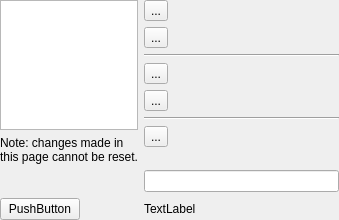
<?xml version="1.0" encoding="UTF-8"?>
<ui version="4.0">
 <class>ConfigPluginsWidget</class>
 <widget class="QWidget" name="ConfigPluginsWidget">
  <property name="geometry">
   <rect>
    <x>0</x>
    <y>0</y>
    <width>339</width>
    <height>220</height>
   </rect>
  </property>
  <property name="windowTitle">
   <string>Configure Plugins</string>
  </property>
  <layout class="QFormLayout" name="formLayout">
   <property name="leftMargin">
    <number>0</number>
   </property>
   <property name="topMargin">
    <number>0</number>
   </property>
   <property name="rightMargin">
    <number>0</number>
   </property>
   <property name="bottomMargin">
    <number>0</number>
   </property>
   <item row="0" column="0">
    <widget class="QWidget" name="widget" native="true">
     <layout class="QVBoxLayout" name="verticalLayout">
      <property name="spacing">
       <number>6</number>
      </property>
      <property name="leftMargin">
       <number>0</number>
      </property>
      <property name="topMargin">
       <number>0</number>
      </property>
      <property name="rightMargin">
       <number>0</number>
      </property>
      <property name="bottomMargin">
       <number>0</number>
      </property>
      <item>
       <widget class="QListView" name="listView_plugins">
        <property name="sizeAdjustPolicy">
         <enum>QAbstractScrollArea::AdjustToContents</enum>
        </property>
        <property name="alternatingRowColors">
         <bool>true</bool>
        </property>
        <property name="selectionMode">
         <enum>QAbstractItemView::SingleSelection</enum>
        </property>
        <property name="selectionBehavior">
         <enum>QAbstractItemView::SelectRows</enum>
        </property>
        <property name="verticalScrollMode">
         <enum>QAbstractItemView::ScrollPerPixel</enum>
        </property>
        <property name="flow">
         <enum>QListView::TopToBottom</enum>
        </property>
        <property name="resizeMode">
         <enum>QListView::Adjust</enum>
        </property>
        <property name="spacing">
         <number>0</number>
        </property>
        <property name="uniformItemSizes">
         <bool>false</bool>
        </property>
        <property name="selectionRectVisible">
         <bool>true</bool>
        </property>
       </widget>
      </item>
      <item>
       <widget class="QLabel" name="label">
        <property name="text">
         <string>Note: changes made in this page cannot be reset.</string>
        </property>
        <property name="wordWrap">
         <bool>true</bool>
        </property>
       </widget>
      </item>
     </layout>
    </widget>
   </item>
   <item row="0" column="1">
    <widget class="QWidget" name="widget_5" native="true">
     <layout class="QVBoxLayout" name="verticalLayout_3">
      <property name="leftMargin">
       <number>0</number>
      </property>
      <property name="topMargin">
       <number>0</number>
      </property>
      <property name="rightMargin">
       <number>0</number>
      </property>
      <property name="bottomMargin">
       <number>0</number>
      </property>
      <item>
       <widget class="QToolButton" name="pushButton_moveUp">
        <property name="toolTip">
         <string>Move up</string>
        </property>
        <property name="text">
         <string>...</string>
        </property>
        <property name="icon">
         <iconset theme="go-up">
          <normaloff>../../../../../.designer/backup</normaloff>../../../../../.designer/backup</iconset>
        </property>
       </widget>
      </item>
      <item>
       <widget class="QToolButton" name="pushButton_moveDown">
        <property name="toolTip">
         <string>Move down</string>
        </property>
        <property name="text">
         <string>...</string>
        </property>
        <property name="icon">
         <iconset theme="go-down">
          <normaloff>../../../../../.designer/backup</normaloff>../../../../../.designer/backup</iconset>
        </property>
       </widget>
      </item>
      <item>
       <widget class="Line" name="line">
        <property name="orientation">
         <enum>Qt::Horizontal</enum>
        </property>
       </widget>
      </item>
      <item>
       <widget class="QToolButton" name="pushButton_addPlugin">
        <property name="toolTip">
         <string>Add</string>
        </property>
        <property name="text">
         <string>...</string>
        </property>
        <property name="icon">
         <iconset theme="list-add">
          <normaloff>../../../../../.designer/backup</normaloff>../../../../../.designer/backup</iconset>
        </property>
       </widget>
      </item>
      <item>
       <widget class="QToolButton" name="pushButton_removePlugin">
        <property name="toolTip">
         <string>Remove</string>
        </property>
        <property name="text">
         <string>...</string>
        </property>
        <property name="icon">
         <iconset theme="list-remove">
          <normaloff>../../../../../.designer/backup</normaloff>../../../../../.designer/backup</iconset>
        </property>
       </widget>
      </item>
      <item>
       <widget class="Line" name="line_2">
        <property name="orientation">
         <enum>Qt::Horizontal</enum>
        </property>
       </widget>
      </item>
      <item>
       <widget class="QToolButton" name="pushButton_pluginConfig">
        <property name="toolTip">
         <string>Configure</string>
        </property>
        <property name="text">
         <string>...</string>
        </property>
        <property name="icon">
         <iconset theme="preferences-other">
          <normaloff>../../../../../.designer/backup</normaloff>../../../../../.designer/backup</iconset>
        </property>
       </widget>
      </item>
      <item>
       <spacer name="verticalSpacer">
        <property name="orientation">
         <enum>Qt::Vertical</enum>
        </property>
        <property name="sizeHint" stdset="0">
         <size>
          <width>20</width>
          <height>40</height>
         </size>
        </property>
       </spacer>
      </item>
     </layout>
    </widget>
   </item>
   <item row="2" column="0">
    <widget class="QPushButton" name="pushButton">
     <property name="text">
      <string>PushButton</string>
     </property>
    </widget>
   </item>
   <item row="2" column="1">
    <widget class="QLabel" name="lab_2">
     <property name="text">
      <string>TextLabel</string>
     </property>
    </widget>
   </item>
   <item row="1" column="1">
    <widget class="QLineEdit" name="lineEdit"/>
   </item>
  </layout>
 </widget>
 <resources/>
 <connections/>
</ui>
